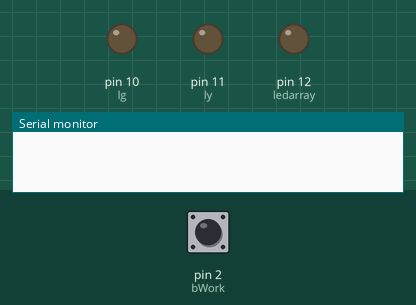
Simulated run of this sketch. Board: Arduino Uno, built with avr-gcc and run on an emulated ATmega328P. On the bench: output pins drawn as LEDs (lit = HIGH), the last lines printed to the serial monitor. Dashed ring = blinking. The test bench sets the inputs (shaded band); at power-on: pin 2 (bWork) LOW.

Above: at 4.6 s.
4.7 s: pin 2 (bWork) driven HIGH
At 5.0 s:
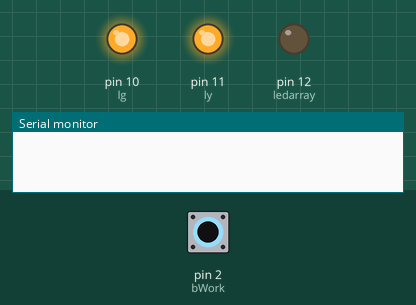
6.2 s: pin 2 (bWork) pulsed LOW 2 times (0.12 s each, 0.3 s apart)
At 6.41 s:
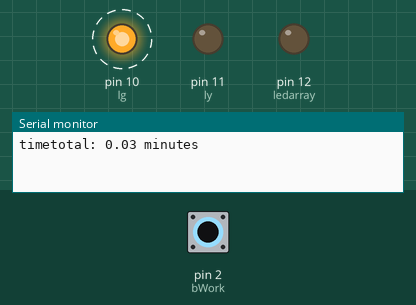
8.3 s: pin 2 (bWork) driven LOW
At 8.9 s:
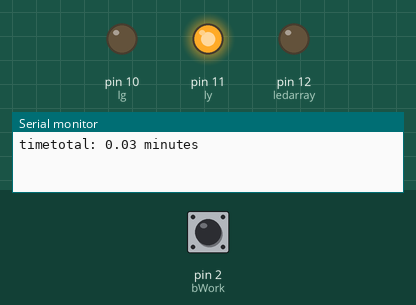
Timing chart, 0 to 11.3 s (numbered marks = the images above; inputs shaded):
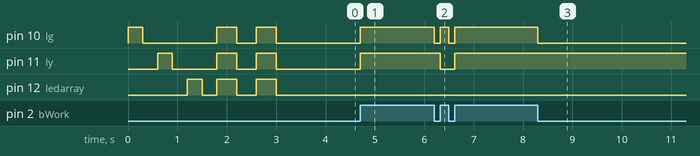

Measured:
- after the input at 4.7 s, pin 10 (lg), pin 11 (ly): LOW → HIGH at once
- after the input at 6.2 s, pin 10 (lg): alternates HIGH for 0.18 s and LOW for 0.12 s, 4 changes in all, then stays HIGH, starting at once; pin 11 (ly): HIGH → LOW after 0.12 s, → HIGH 0.30 s later
- after the input at 8.3 s, pin 10 (lg): HIGH → LOW at once

The sketch:

workbuttons.ino
```cpp
//button pin constants
const int bWork = 2;
const int bScreen = 3;

//led pin constants
const int lg = 10;
const int ly = 11;
const int lr = 12;
int ledarray[3] = {lg, ly, lr};

//changing variables
int bWorkstate = 0;
int bScreenstate = 0;
// if workON is true, then you're working
bool workON = false;
//(if screenOFF is true, then the person has pressed the button and taken a break)
bool screenOFF = false;
int buttonarray[2] = {bWorkstate, bScreenstate};

int workPrevState = 0;
int screenPrevState = 0;

//timekeeping variables
unsigned long worklim = 8 * 3.6e6;
unsigned long timenow = 0;
unsigned long timetotal = 0;
unsigned long timestart = 0;

//prototypes
void blinkled(int led, int amount, int duration);
void blinkall(int amount, int duration);

void setup() {
  Serial.begin(9600);
  //initialize led and button pins
  for (int i = 0; i < 3; i++)
  {
    pinMode(ledarray[i], OUTPUT);
    blinkled(ledarray[i], 1, 300);
  }
  pinMode(bWork, INPUT);
  pinMode(bScreen, INPUT);
  blinkall(2, 400);
}

void loop() {
  bWorkstate = digitalRead(bWork);
  //work button - 8 hours countdown timer

  //test to make sure that each button press is recognized
  if (bWorkstate != workPrevState)
  {
    if (bWorkstate == 1){
      //turn on green led
      digitalWrite(lg, HIGH);
    }
    if (bWorkstate == 0){
      //turn off green led
      digitalWrite(lg, LOW);
    }
  }
  //work button code
  if (bWorkstate != workPrevState && bWorkstate == 1)
  {
    if (!workON)
    {
      //start countdown
      timestart = millis();
      workON = true; //toggle workON to be on
      digitalWrite(ly, HIGH);
    }
    else if (workON) //pause during the work day
    {
      //pause countdown and add to total
      timenow = millis();
      timetotal = timetotal + (timenow - timestart);
      workON = false;
      digitalWrite(ly, LOW);
      Serial.print("timetotal: ");
      Serial.print(timetotal/60000.0);
      Serial.print(" minutes");
      Serial.println();
    }
  }

  workPrevState = bWorkstate;
}

void blinkled(int led, int amount, int duration)
{
  for (int j = 0; j < amount; j++)
  {
    digitalWrite(led, HIGH);
    delay(duration);
    digitalWrite(led, LOW);
    delay(duration);
  }
}

void blinkall(int amount, int duration)
{
  for (int j = 0; j < amount; j++)
  {
    for(int i = 0; i < 3; i++)
    {
      digitalWrite(ledarray[i], HIGH);
    }
    delay(duration);
    for(int k = 0; k < 3; k++)
    {
      digitalWrite(ledarray[k], LOW);
    }
    delay(duration);
  }
}
```
